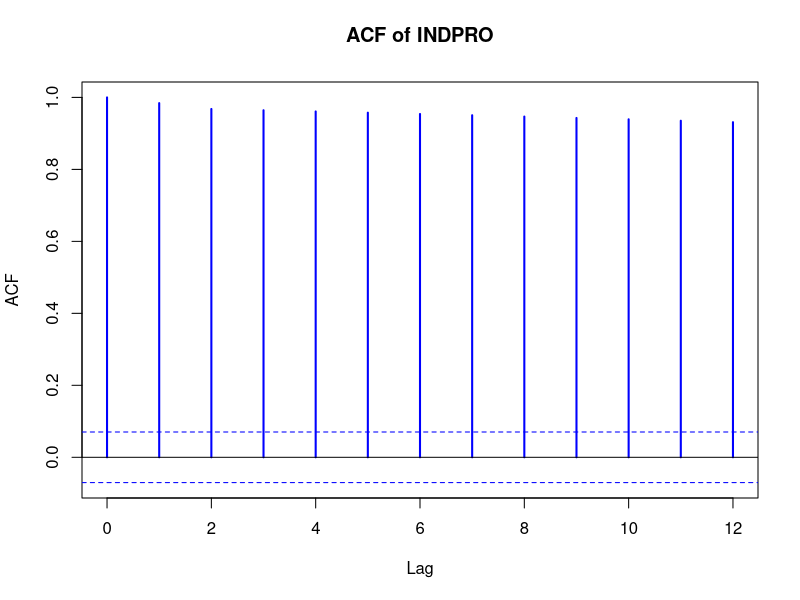
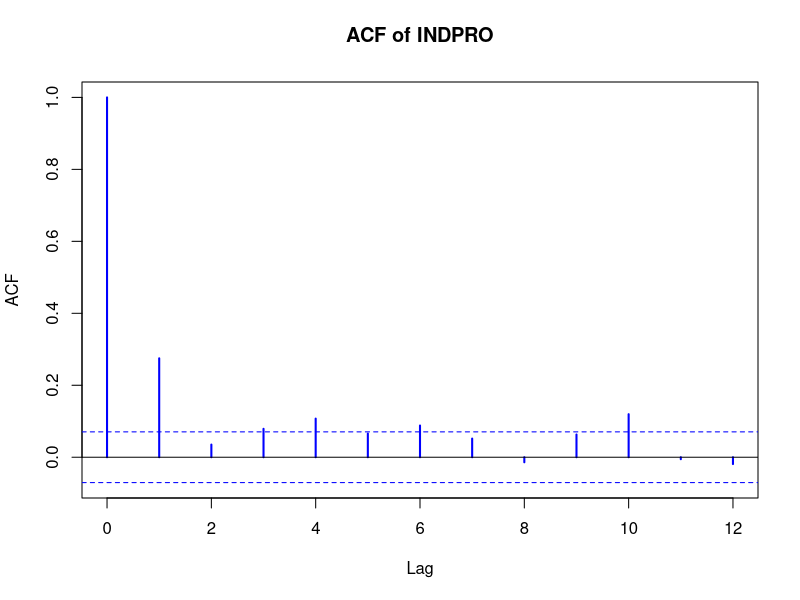
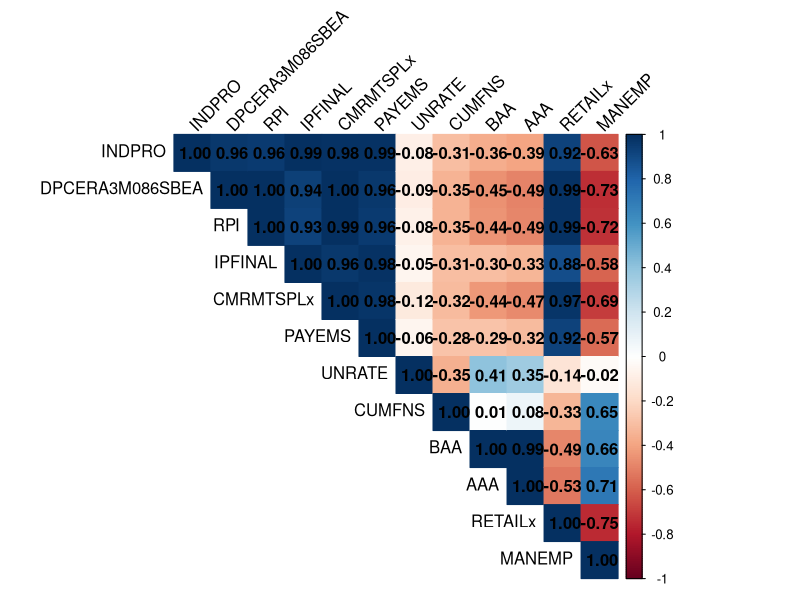
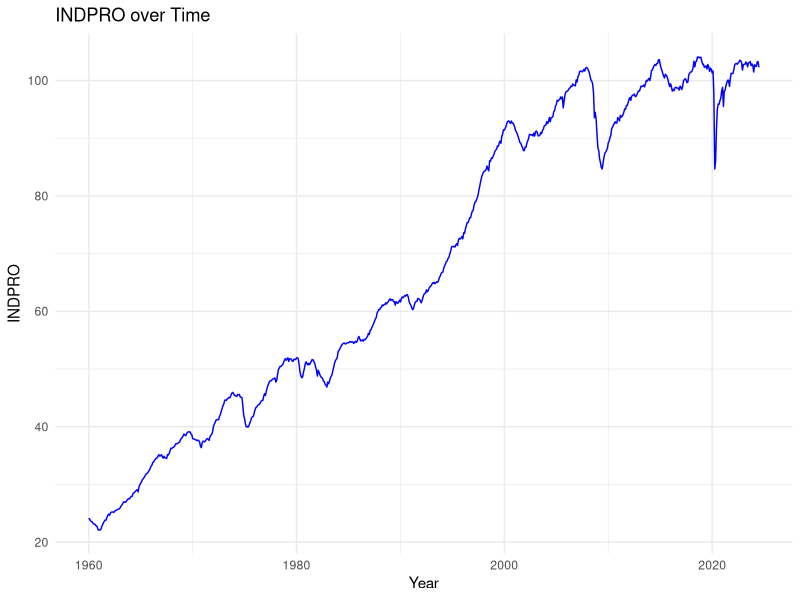
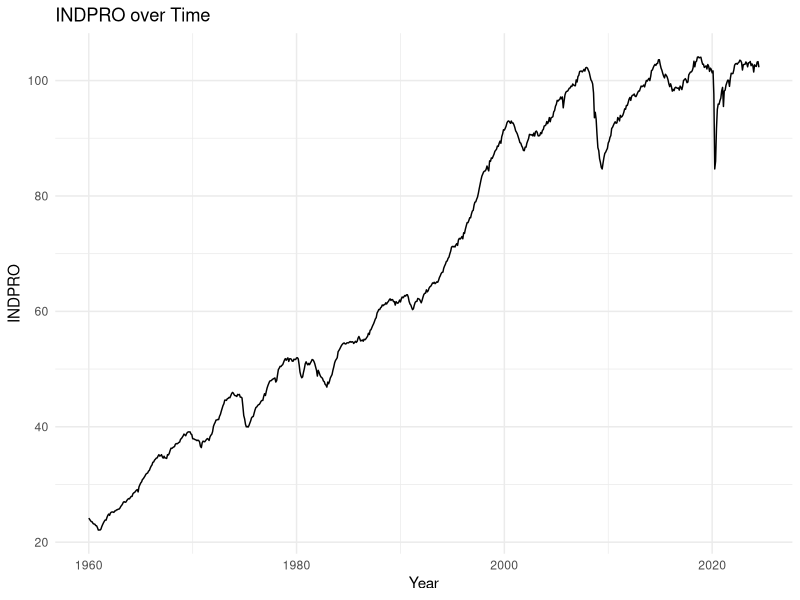
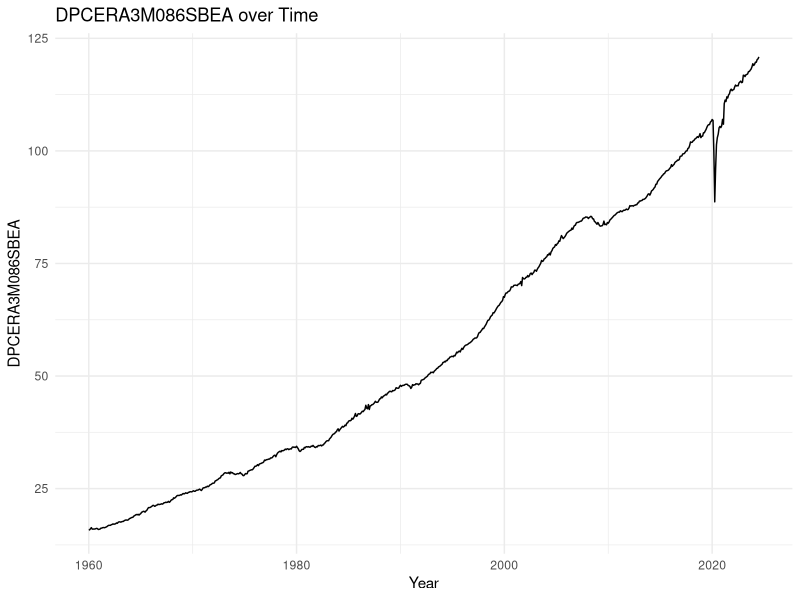
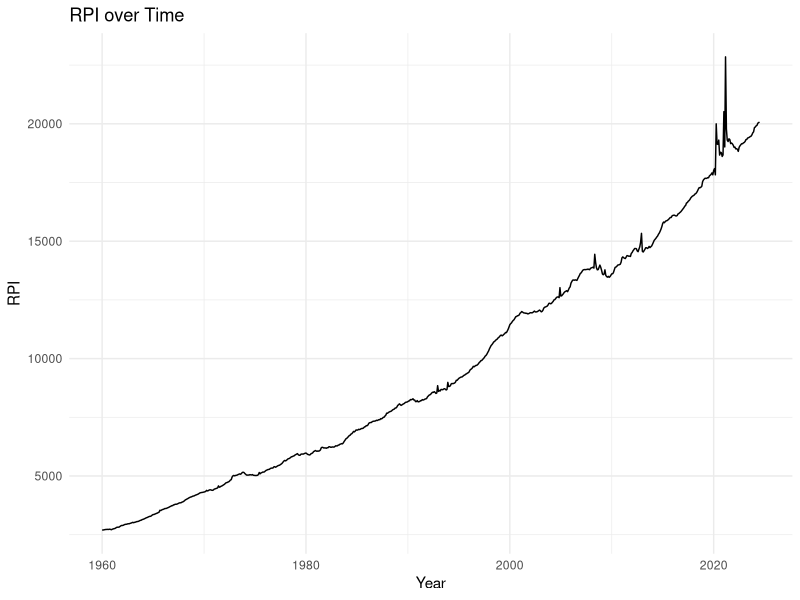
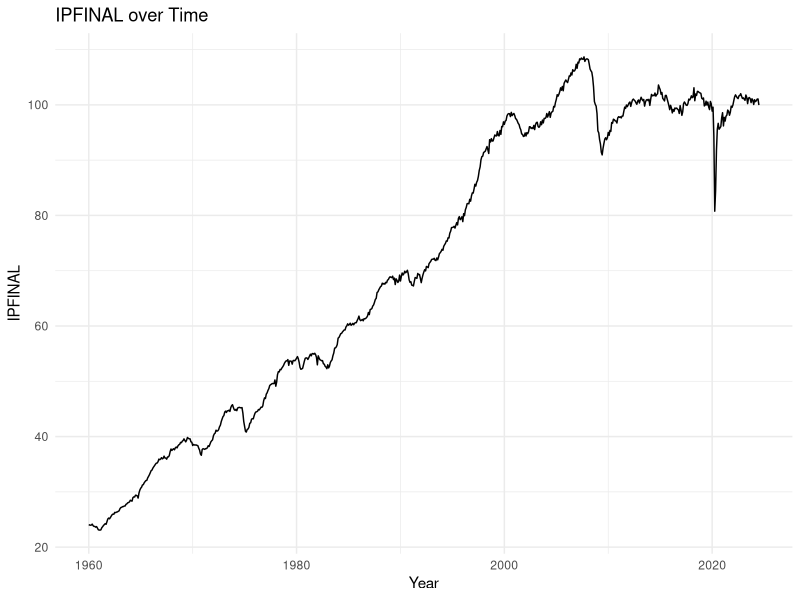

Source code (R) for these figures, in order:
library(readxl) 
library(dplyr)
library(ggplot2)
library(corrplot)
library(tseries)
library(writexl)
library(tidyr)

# Loading datasets
Pre <- read_excel("Pre_Dataset.xlsx")[-1,]
Pre_Dataset <- read_excel("Pre_Dataset.xlsx")[-1,-1]
Pre_Dataset <- Pre_Dataset %>%
  mutate(across(everything(), ~ ifelse(is.na(.), 0, .)))
Pre_Dataset <- Pre_Dataset %>%
  mutate(across(everything(), as.numeric))
Transformed_Dataset <- read_excel("Final_Transformed_Dataset.xlsx")[-1,-1]
Transformed_Dataset <- Transformed_Dataset %>%
  mutate(across(everything(), ~ ifelse(is.na(.), 0, .)))
Transformed_Dataset <- Transformed_Dataset %>%
  mutate(across(everything(), as.numeric))

####################################################
####### 1a. Auto Correlation Plot for INDPRO #######
####################################################
#Pre:
# Calculate autocorrelation for the 'INDPRO' column without plotting 
acf_results_pre <- lapply(Pre_Dataset['INDPRO'], acf, plot = FALSE)
acf_results_pre 
# Plotting ACF
par(mfrow = c(1, 1)) 
lapply(names(Pre_Dataset['INDPRO']), function(col) {
  acf(Pre_Dataset[[col]], main = paste("ACF of", col), lag.max = 12, col = "blue", lwd = 2)
})

#Transformed:
acf_results_transformed <- lapply(Pre_Dataset['INDPRO'], acf, plot = FALSE)
acf_results_transformed 
par(mfrow = c(1, 1)) 
lapply(names(Transformed_Dataset['INDPRO']), function(col) {
  acf(Transformed_Dataset[[col]], main = paste("ACF of", col), lag.max = 12, col = "blue", lwd = 2)
})

####################################################
###### 1b. Augmented Dickey-Fuller (ADF) test ######
####################################################
# Pre:
adf_result <- adf.test(Pre_Dataset$INDPRO)
adf_result
# The Dickey-Fuller statistic is positive in this case, which is a key indicator that the time series might be non-stationary. 
# p-value = 0.99 -> not statistically significant & cannot reject the numm hypothesis that the series has a unit root
# The lag order refers to the number of lagged differences included in the test. 
# The ADF test is "augmented" with lagged values of the differenced series to account for higher-order autocorrelation that might be present in the data. 
# lag order 9 -> 9 lagged differences of the INDPRO series were included in the test to account for autocorrelation.

# Transformed: 
adf_result <- adf.test(Transformed_Dataset$INDPRO)
adf_result
# A more negative Dickey-Fuller statistic indicates stronger evidence against the presence of a unit root (non-stationarity)
# -7.3901 is quite negative, suggesting strong evidence that the series is stationary and does not have a unit root.
# p-value = 0.01 (significant) -> only a 1% chance that the INDPRO time series is non-stationary. 
# reject null hypothesis, conclude that it is likely stationary

####################################################
##### 2. Correlation matrix between variables #####
####################################################
subset_data <- Pre_Dataset[, c("INDPRO", "DPCERA3M086SBEA", "RPI", "IPFINAL", "CMRMTSPLx", "PAYEMS", "UNRATE", "CUMFNS", "BAA", "AAA", "RETAILx", "MANEMP")]  
correlation_matrix_subset <- cor(subset_data, use = "pairwise.complete.obs")
correlation_matrix_subset
write_xlsx(as.data.frame(correlation_matrix_subset), "correlation_matrix.xlsx")

# Heatmap of the correlation matrix
corrplot(correlation_matrix_subset, method = "color", type = "upper", 
         tl.col = "black", tl.srt = 45, 
         addCoef.col = "black")  

####################################################
############ 3. Descriptive Statistics ############# 
####################################################
subset_data <- Pre_Dataset[, c("INDPRO", "DPCERA3M086SBEA", "RPI", "IPFINAL", "CMRMTSPLx", "PAYEMS", "UNRATE", "CUMFNS", "BAA", "AAA", "RETAILx", "MANEMP")]  

descriptive_stats <- function(x) {
  stats <- c(
    Count = length(x),
    Mean = mean(x, na.rm = TRUE),
    `Standard error` = sd(x, na.rm = TRUE) / sqrt(length(na.omit(x))),
    Minimum = min(x, na.rm = TRUE),
    `25%` = quantile(x, 0.25, na.rm = TRUE),
    `50%` = median(x, na.rm = TRUE),
    `75%` = quantile(x, 0.75, na.rm = TRUE),
    Maximum = max(x, na.rm = TRUE)
  )
  return(stats)
}

descriptive_table <- sapply(subset_data, descriptive_stats)
descriptive_table <- as.data.frame(descriptive_table)
descriptive_table <- round(descriptive_table, 2)
descriptive_table <- cbind(Statistic = c("Count", "Mean", "Standard error", "Minimum", "25%", "50%", "75%", "Maximum"), descriptive_table)
descriptive_table
write_xlsx(as.data.frame(descriptive_table), "descriptive_table.xlsx")

####################################################
######### 4. Trends of INDPRO/ X-variables ######### 
####################################################
Pre <- read_excel("Pre_Dataset.xlsx")[-1,]
Pre$sasdate <- as.Date(as.numeric(Pre$sasdate), origin = "1899-12-30")
Pre$sasdate <- as.Date(Pre$sasdate, format = "%Y-%d-%m")
Pre$sasdate <- gsub("^(\\d{4})-(\\d{2})-(\\d{2})$", "\\1-\\3-\\2", Pre$sasdate)
Pre$sasdate <- as.Date(Pre$sasdate, format = "%Y-%m-%d")
subset_data <- Pre[, c("sasdate", "INDPRO", "DPCERA3M086SBEA", "RPI", "IPFINAL", "CMRMTSPLx", "PAYEMS", "UNRATE", "CUMFNS", "BAA", "AAA", "RETAILx", "MANEMP")]  

# Plot INDPRO 
ggplot(subset_data, aes(x = sasdate, y = INDPRO)) +
  geom_line(color = "blue") +
  labs(title = "INDPRO over Time", x = "Year", y = "INDPRO") +
  theme_minimal()

# Get column names of the indicators you want to plot excluding date
indicators <- names(subset_data)[!names(subset_data) %in% "sasdate"]
# Plotting the other indicators
for (indicator in indicators) {
  p <- ggplot(Pre, aes(x = sasdate, y = .data[[indicator]])) +
    geom_line() +
    labs(title = paste(indicator, "over Time"), x = "Year", y = indicator) +
    theme_minimal()
  
  print(p)
}


